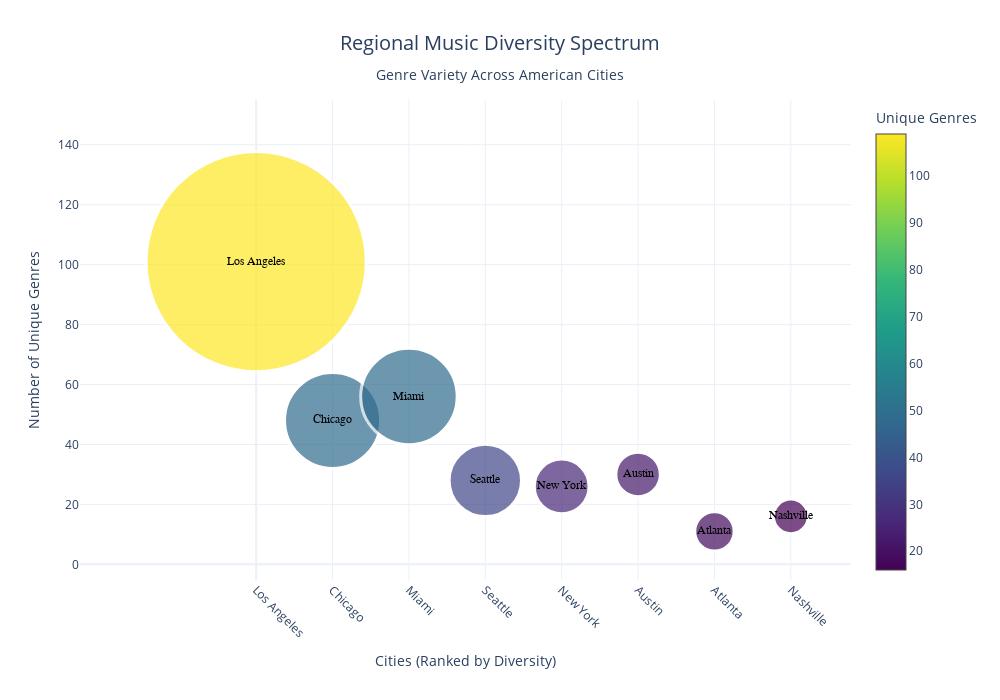

The cell this chart's notebook holds for it:
### Code cell
print('\nCreating Genre Diversity Spectrum')
diversity_fig, genre_stats = create_genre_diversity_spectrum(df)
diversity_fig.show()

print('\nGenre Diversity Rankings:')
sorted_cities = sorted(genre_stats.items(), key=lambda x: x[1]['unique_genres'], reverse=True)
for i, (city, stats) in enumerate(sorted_cities, 1):
    print(f"   {i}. {city}: {stats['unique_genres']} genres ({stats['diversity_ratio']:.3f} ratio)")

### Figure 1 — Plotly figure (JSON) as saved in the notebook; plotly's stock layout.template omitted (floating-point values rounded to 4 significant figures)
{"data": [{"customdata": [0.5505, 0.24, 0.2412, 0.1809, 0.1368, 0.1111, 0.09845, 0.08649], "hovertemplate": "<b>%{text}</b><br>Unique Genres: %{y:.0f}<br>Diversity Ratio: %{customdata:.3f}<br>Tracks: [198, 200, 199, 199, 190, 198, 193, 185]<br><extra></extra>", "marker": {"color": [109, 48, 48, 36, 26, 22, 19, 16], "colorbar": {"title": {"text": "Unique Genres"}}, "colorscale": [[0, "#440154"], [0.1111, "#482878"], [0.2222, "#3e4989"], [0.3333, "#31688e"], [0.4444, "#26828e"], [0.5556, "#1f9e89"], [0.6667, "#35b779"], [0.7778, "#6ece58"], [0.8889, "#b5de2b"], [1, "#fde725"]], "line": {"color": "white", "width": 3}, "opacity": 0.7, "showscale": true, "size": [220.2, 96, 96.48, 72.36, 54.74, 44.44, 39.38, 34.59]}, "mode": "markers+text", "text": ["Los Angeles", "Chicago", "Miami", "Seattle", "New York", "Austin", "Atlanta", "Nashville"], "textfont": {"color": "black", "family": "Arial Black", "size": 12}, "textposition": "middle center", "type": "scatter", "x": [0, 1.5, 3, 4.5, 6, 7.5, 9, 10.5], "y": [101, 48, 56, 28, 26, 30, 11, 16]}], "layout": {"height": 700, "margin": {"b": 120, "l": 80, "r": 80, "t": 100}, "title": {"font": {"size": 20}, "text": "Regional Music Diversity Spectrum<br><sub>Genre Variety Across American Cities</sub>", "x": 0.5}, "width": 1000, "xaxis": {"tickangle": 45, "tickfont": {"size": 12}, "ticktext": ["Los Angeles", "Chicago", "Miami", "Seattle", "New York", "Austin", "Atlanta", "Nashville"], "tickvals": [0, 1.5, 3, 4.5, 6, 7.5, 9, 10.5], "title": {"text": "Cities (Ranked by Diversity)"}}, "yaxis": {"tickfont": {"size": 12}, "title": {"text": "Number of Unique Genres"}}}}
